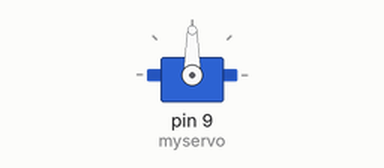
This sketch was run on a simulated Arduino Uno, built with avr-gcc and run on an emulated ATmega328P. Parts: servo.

Above: at 0.05 s.
At 1.0 s:
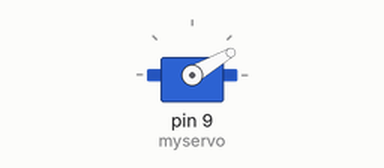
At 2.0 s:
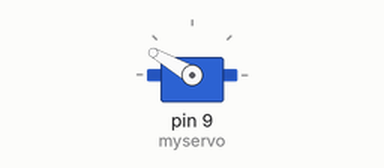
Timing chart, 0 to 4.6 s (numbered marks = the images above):
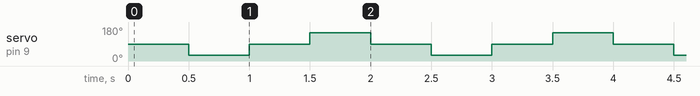

The sketch:

L09_servo.ino
```cpp
// Josh
// 12/12/2020
#include <Servo.h>
Servo myservo;

void setup(){
  myservo.attach(9);
  myservo.write(90);// move servos to center position -> 90°
}

void loop(){
  myservo.write(90);// move servos to center position -> 90°
  delay(500);
  myservo.write(30);// move servos to center position -> 60°
  delay(500);
  myservo.write(90);// move servos to center position -> 90°
  delay(500);
  myservo.write(150);// move servos to center position -> 120°
  delay(500);
}
```

Measured:
- by itself, servo on pin 9 (myservo): repeats every 2.0 s: 90° 0.50 s, 150° 0.50 s, 90° 0.50 s, 30° 0.50 s
